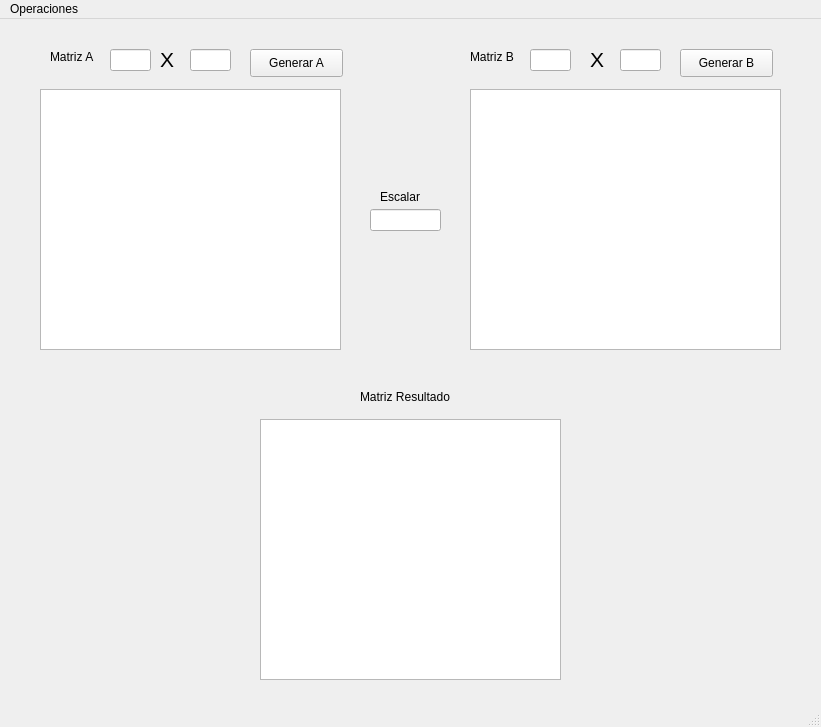
<?xml version="1.0" encoding="UTF-8"?>
<ui version="4.0">
 <class>MainWindow</class>
 <widget class="QMainWindow" name="MainWindow">
  <property name="geometry">
   <rect>
    <x>0</x>
    <y>0</y>
    <width>821</width>
    <height>727</height>
   </rect>
  </property>
  <property name="windowTitle">
   <string>MainWindow</string>
  </property>
  <widget class="QWidget" name="centralwidget">
   <widget class="QTableWidget" name="tabla_matriz_a">
    <property name="geometry">
     <rect>
      <x>40</x>
      <y>70</y>
      <width>301</width>
      <height>261</height>
     </rect>
    </property>
    <attribute name="horizontalHeaderDefaultSectionSize">
     <number>80</number>
    </attribute>
   </widget>
   <widget class="QTableWidget" name="tabla_matriz_b">
    <property name="geometry">
     <rect>
      <x>470</x>
      <y>70</y>
      <width>311</width>
      <height>261</height>
     </rect>
    </property>
    <attribute name="horizontalHeaderDefaultSectionSize">
     <number>80</number>
    </attribute>
   </widget>
   <widget class="QLabel" name="label">
    <property name="geometry">
     <rect>
      <x>50</x>
      <y>30</y>
      <width>55</width>
      <height>16</height>
     </rect>
    </property>
    <property name="text">
     <string>Matriz A</string>
    </property>
   </widget>
   <widget class="QLabel" name="label_2">
    <property name="geometry">
     <rect>
      <x>470</x>
      <y>30</y>
      <width>55</width>
      <height>16</height>
     </rect>
    </property>
    <property name="text">
     <string>Matriz B</string>
    </property>
   </widget>
   <widget class="QLabel" name="label_3">
    <property name="geometry">
     <rect>
      <x>360</x>
      <y>370</y>
      <width>101</width>
      <height>16</height>
     </rect>
    </property>
    <property name="text">
     <string>Matriz Resultado</string>
    </property>
   </widget>
   <widget class="QLineEdit" name="edit_fila_a">
    <property name="geometry">
     <rect>
      <x>110</x>
      <y>30</y>
      <width>41</width>
      <height>22</height>
     </rect>
    </property>
   </widget>
   <widget class="QLineEdit" name="edit_columna_a">
    <property name="geometry">
     <rect>
      <x>190</x>
      <y>30</y>
      <width>41</width>
      <height>22</height>
     </rect>
    </property>
   </widget>
   <widget class="QLineEdit" name="edit_fila_b">
    <property name="geometry">
     <rect>
      <x>530</x>
      <y>30</y>
      <width>41</width>
      <height>22</height>
     </rect>
    </property>
   </widget>
   <widget class="QLineEdit" name="edit_columna_b">
    <property name="geometry">
     <rect>
      <x>620</x>
      <y>30</y>
      <width>41</width>
      <height>22</height>
     </rect>
    </property>
   </widget>
   <widget class="QLabel" name="label_4">
    <property name="geometry">
     <rect>
      <x>160</x>
      <y>30</y>
      <width>16</width>
      <height>21</height>
     </rect>
    </property>
    <property name="font">
     <font>
      <pointsize>16</pointsize>
     </font>
    </property>
    <property name="text">
     <string>X</string>
    </property>
   </widget>
   <widget class="QLabel" name="label_5">
    <property name="geometry">
     <rect>
      <x>590</x>
      <y>30</y>
      <width>16</width>
      <height>21</height>
     </rect>
    </property>
    <property name="font">
     <font>
      <pointsize>16</pointsize>
     </font>
    </property>
    <property name="text">
     <string>X</string>
    </property>
   </widget>
   <widget class="QPushButton" name="boton_a">
    <property name="geometry">
     <rect>
      <x>250</x>
      <y>30</y>
      <width>93</width>
      <height>28</height>
     </rect>
    </property>
    <property name="text">
     <string>Generar A</string>
    </property>
   </widget>
   <widget class="QPushButton" name="boton_b">
    <property name="geometry">
     <rect>
      <x>680</x>
      <y>30</y>
      <width>93</width>
      <height>28</height>
     </rect>
    </property>
    <property name="text">
     <string>Generar B</string>
    </property>
   </widget>
   <widget class="QLineEdit" name="edit_escalar">
    <property name="geometry">
     <rect>
      <x>370</x>
      <y>190</y>
      <width>71</width>
      <height>22</height>
     </rect>
    </property>
   </widget>
   <widget class="QLabel" name="label_6">
    <property name="geometry">
     <rect>
      <x>380</x>
      <y>170</y>
      <width>41</width>
      <height>16</height>
     </rect>
    </property>
    <property name="text">
     <string>Escalar</string>
    </property>
   </widget>
   <widget class="QTableWidget" name="tabla_matriz_resultado">
    <property name="geometry">
     <rect>
      <x>260</x>
      <y>400</y>
      <width>301</width>
      <height>261</height>
     </rect>
    </property>
    <attribute name="horizontalHeaderDefaultSectionSize">
     <number>80</number>
    </attribute>
   </widget>
  </widget>
  <widget class="QMenuBar" name="menubar">
   <property name="geometry">
    <rect>
     <x>0</x>
     <y>0</y>
     <width>821</width>
     <height>26</height>
    </rect>
   </property>
   <widget class="QMenu" name="menuOperaciones">
    <property name="title">
     <string>Operaciones</string>
    </property>
    <addaction name="accion_suma_matrices"/>
    <addaction name="accion_resta_matrices"/>
    <addaction name="accion_producto_matrices"/>
    <addaction name="accion_producto_escalar_matrices"/>
    <addaction name="accion_inversa_matrices"/>
   </widget>
   <addaction name="menuOperaciones"/>
  </widget>
  <widget class="QStatusBar" name="statusbar"/>
  <action name="accion_suma_matrices">
   <property name="text">
    <string>Suma de Matrices</string>
   </property>
  </action>
  <action name="accion_resta_matrices">
   <property name="text">
    <string>Resta de Matrices</string>
   </property>
  </action>
  <action name="accion_producto_matrices">
   <property name="text">
    <string>Producto de Matrices</string>
   </property>
  </action>
  <action name="accion_producto_escalar_matrices">
   <property name="text">
    <string>Producto Escalar</string>
   </property>
  </action>
  <action name="accion_inversa_matrices">
   <property name="text">
    <string>Inversa</string>
   </property>
  </action>
 </widget>
 <resources/>
 <connections/>
</ui>
